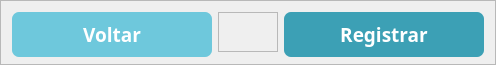
       <widget class="QFrame" name="frame_2">
        <property name="minimumSize">
         <size>
          <width>0</width>
          <height>60</height>
         </size>
        </property>
        <property name="maximumSize">
         <size>
          <width>16777215</width>
          <height>65</height>
         </size>
        </property>
        <property name="frameShape">
         <enum>QFrame::StyledPanel</enum>
        </property>
        <property name="frameShadow">
         <enum>QFrame::Raised</enum>
        </property>
        <layout class="QHBoxLayout" name="horizontalLayout_2">
         <item>
          <widget class="QPushButton" name="btnVoltar">
           <property name="minimumSize">
            <size>
             <width>200</width>
             <height>45</height>
            </size>
           </property>
           <property name="font">
            <font>
             <family>Poppins</family>
             <pointsize>14</pointsize>
             <weight>75</weight>
             <bold>true</bold>
            </font>
           </property>
           <property name="styleSheet">
            <string notr="true">QPushButton{
border-radius: 7px;
background-color: rgb(110, 200, 220);
color: white;
}</string>
           </property>
           <property name="text">
            <string>Voltar</string>
           </property>
          </widget>
         </item>
         <item alignment="Qt::AlignVCenter">
          <widget class="QFrame" name="frame_7">
           <property name="frameShape">
            <enum>QFrame::StyledPanel</enum>
           </property>
           <property name="frameShadow">
            <enum>QFrame::Raised</enum>
           </property>
           <layout class="QVBoxLayout" name="verticalLayout_3">
            <item>
             <spacer name="horizontalSpacer_3">
              <property name="orientation">
               <enum>Qt::Horizontal</enum>
              </property>
              <property name="sizeHint" stdset="0">
               <size>
                <width>40</width>
                <height>20</height>
               </size>
              </property>
             </spacer>
            </item>
           </layout>
          </widget>
         </item>
         <item>
          <widget class="QPushButton" name="btn_register">
           <property name="minimumSize">
            <size>
             <width>200</width>
             <height>45</height>
            </size>
           </property>
           <property name="font">
            <font>
             <family>Poppins</family>
             <pointsize>14</pointsize>
             <weight>75</weight>
             <bold>true</bold>
            </font>
           </property>
           <property name="styleSheet">
            <string notr="true">QPushButton{
border-radius: 7px;
background-color: rgb(60, 160, 181);
color: white
}</string>
           </property>
           <property name="text">
            <string>Registrar</string>
           </property>
          </widget>
         </item>
        </layout>
       </widget>
